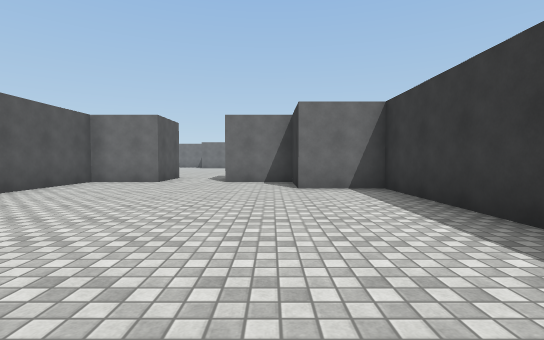
View 1 (above)

22 first-person views from a walk through a scene from a Unity 3-D project. The camera is 1.2 m above the floor, tilts 2° down and sees 85° across. The floor is counted in squares, 2 m on a side. Each view is taken from the middle of a square. On the plan, view 1 faces up. The plan holds only what a view shows up to about 9 squares ahead; the rest is blank. The place goes on beyond the plan. The player character is not drawn. Surface patterns are stand-ins for the level's own textures.

View 2
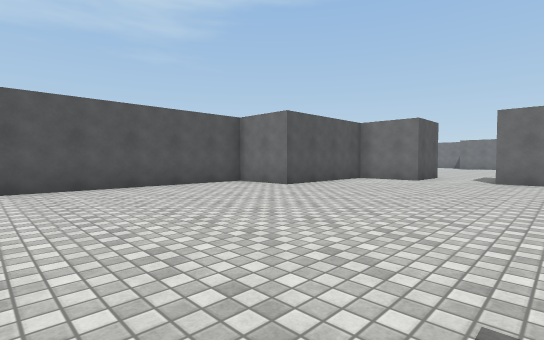

View 3
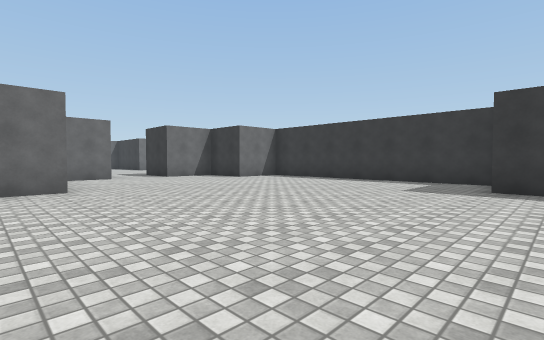

View 4
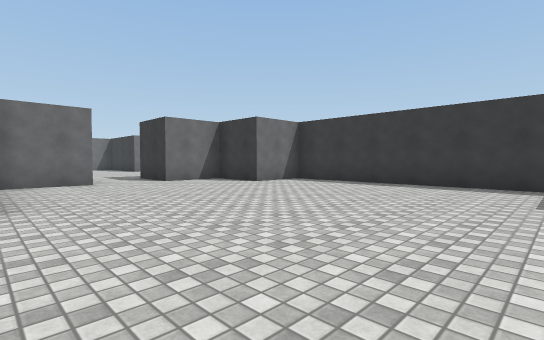

View 5
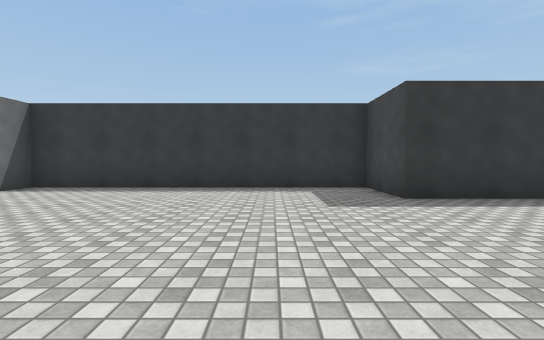

View 6
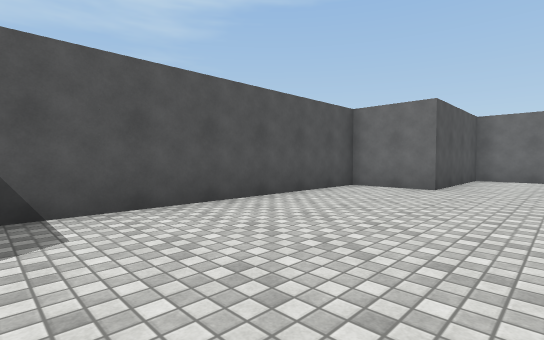

View 7
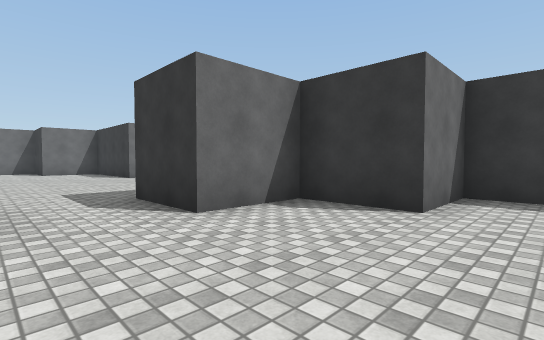

View 8
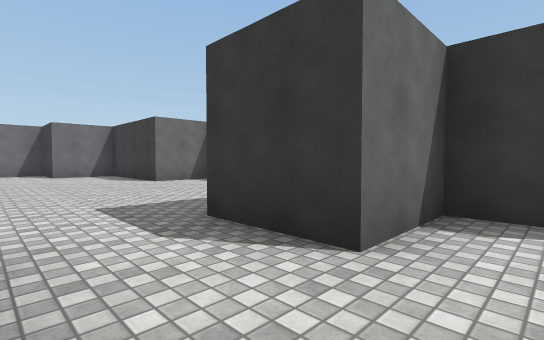

View 9
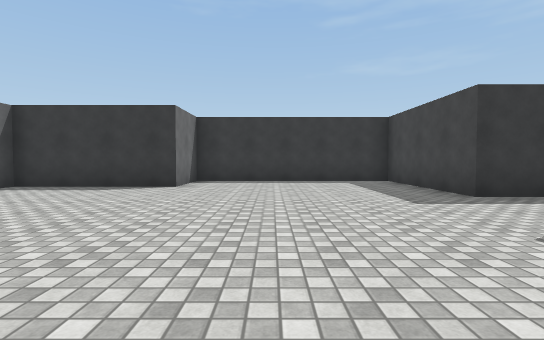

View 10
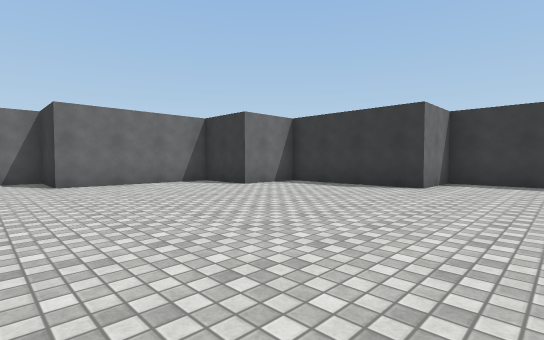

View 11
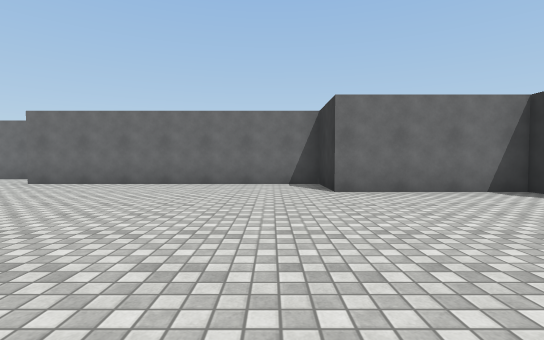

View 12
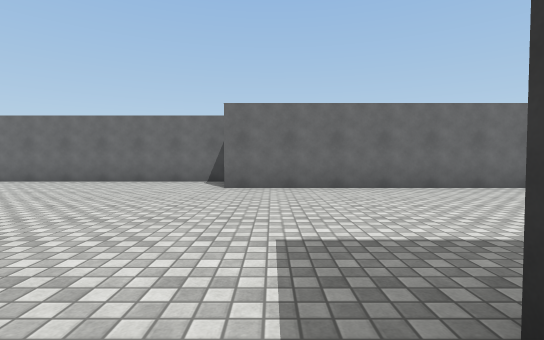

View 13
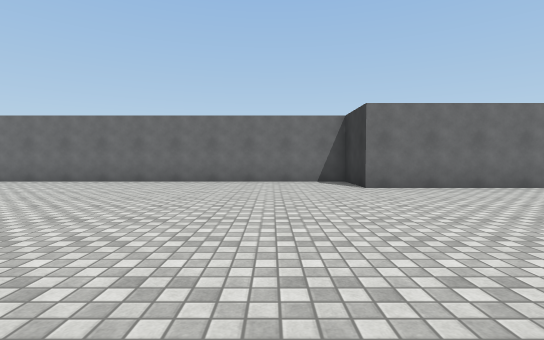

View 14
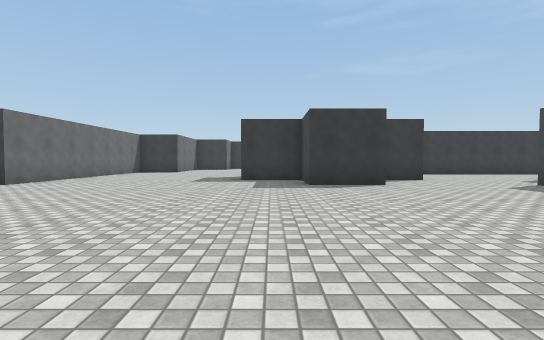

View 15
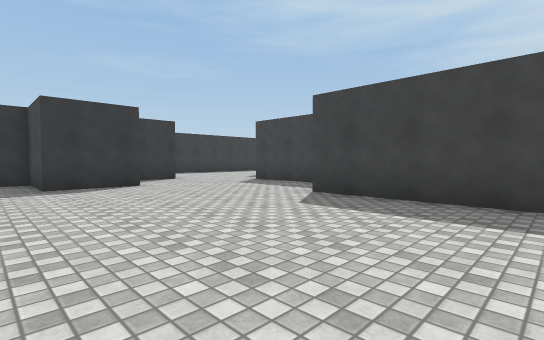

View 16
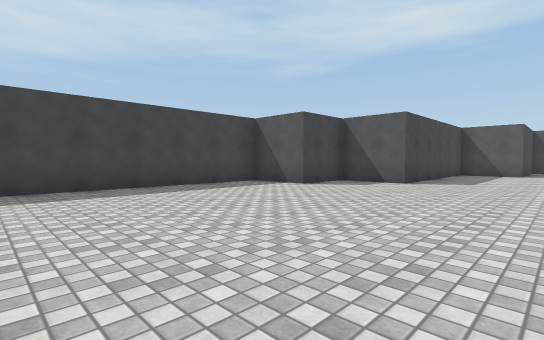

View 17
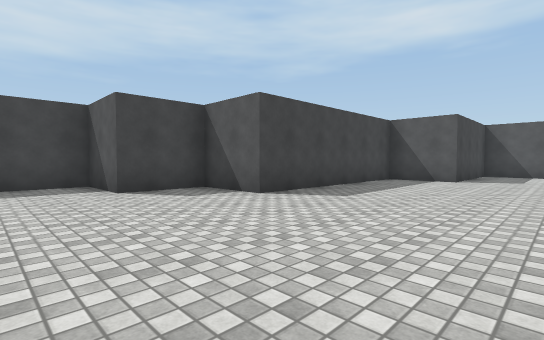

View 18
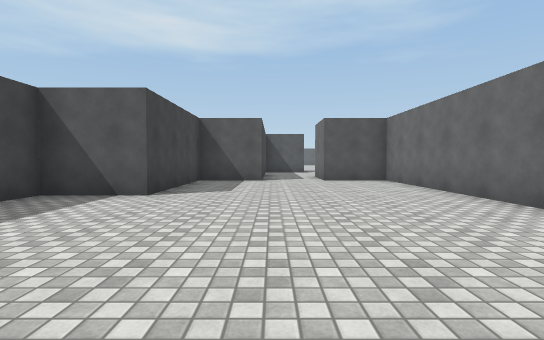

View 19
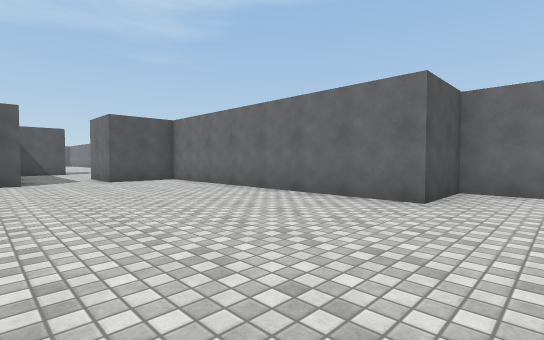

View 20
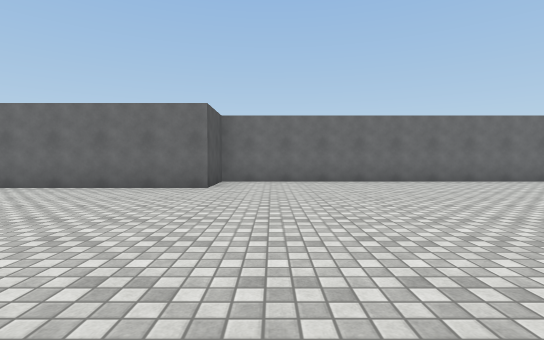

View 21
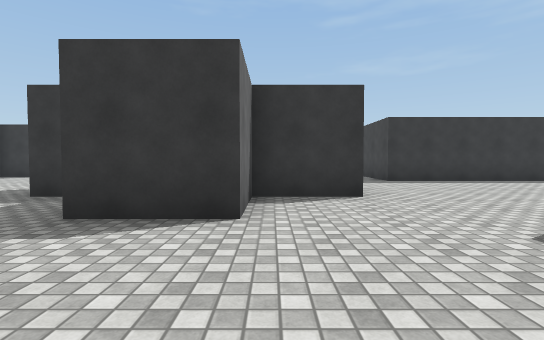

View 22
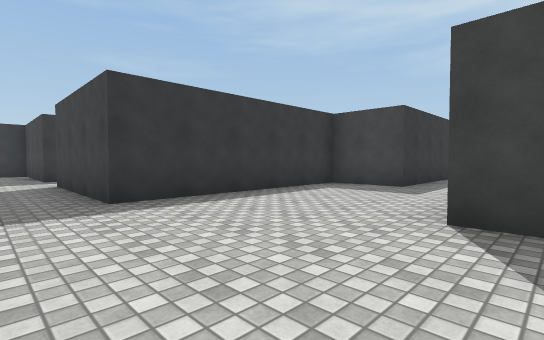

### Floor plan
Points are (right, up) in squares from view 1. A wall is a line through its corners. A room is listed if a view was taken in it or the views show most of it. See-through windows are left out.
Room 1 (views 1, 2, 3, 4, 5, 6, 7, 8)
walls: (-6.6, 4.3) (-6.6, -1.9); (0.5, -2.5) (0.5, -1) (2.3, -1) (2.3, 6.1) (0.5, 6.1) (0.5, 7.9) (-1.2, 7.9); (-3, 7.9) (-4.8, 7.9) (-4.8, 4.4) (-6.6, 4.4)
ways out: opening at (-2, 8.5) to room 2
Room 2 (views 9, 10, 11, 12, 13, 14, 15, 16, 17, 18, 19, 20, 21, 22)
walls: (-10.2, 11.5) (-10.2, 13.3) (-12, 13.3) (-12, 15.1) (-10.2, 15.1) (-10.2, 17); (-14.2, 9.7) (-12, 9.7); (-10.9, 7.9) (-10.1, 7.9); (-3, 9) (-3, 7.9); (-1.2, 7.9) (-1.2, 9.7) (2.3, 9.7) (2.3, 15.1) (0.5, 15.1) (0.5, 18.7) (-1.2, 18.7) (-1.2, 20.5) (-4.8, 20.5) (-4.8, 22.3) (-12, 22.3) (-12, 24.1) (-26.4, 24.1) (-26.4, 22.3) (-33.5, 22.3) (-33.5, 20.5); (-8.4, 0.9) (-8.4, 4.3) (-6.6, 4.3) (-6.6, 9.7) (-3, 9.7); (-33.5, 18.8) (-33.5, 16.9) (-30, 16.9) (-30, 15.1) (-24.6, 15.1) (-24.6, 13.3) (-22.8, 13.3) (-22.8, 11.5) (-15.5, 11.5)
ways out: opening at (-2, 8.5) to room 1; opening at (-34.5, 19.5)

Where each view was taken, in squares from view 1:
view 1: 0 up, 0 right, facing up
view 2: 1 down, 0 right, facing up-left
view 3: 2 down, 6 left, facing up-right
view 4: 0 up, 5 left, facing up-right
view 5: 1 up, 4 left, facing right
view 6: 2 down, 3 left, facing up-left
view 7: 5 up, 3 left, facing up-right
view 8: 7 up, 3 left, facing up-right
view 9: 13 up, 6 left, facing right
view 10: 13 up, 6 left, facing up-right
view 11: 15 up, 6 left, facing up
view 12: 16 up, 11 left, facing up
view 13: 16 up, 14 left, facing up
view 14: 16 up, 19 left, facing right
view 15: 16 up, 19 left, facing down-right
view 16: 18 up, 17 left, facing down-left
view 17: 19 up, 21 left, facing down-left
view 18: 19 up, 25 left, facing left
view 19: 18 up, 25 left, facing up-left
view 20: 16 up, 25 left, facing up
view 21: 13 up, 15 left, facing right
view 22: 11 up, 11 left, facing down-right
